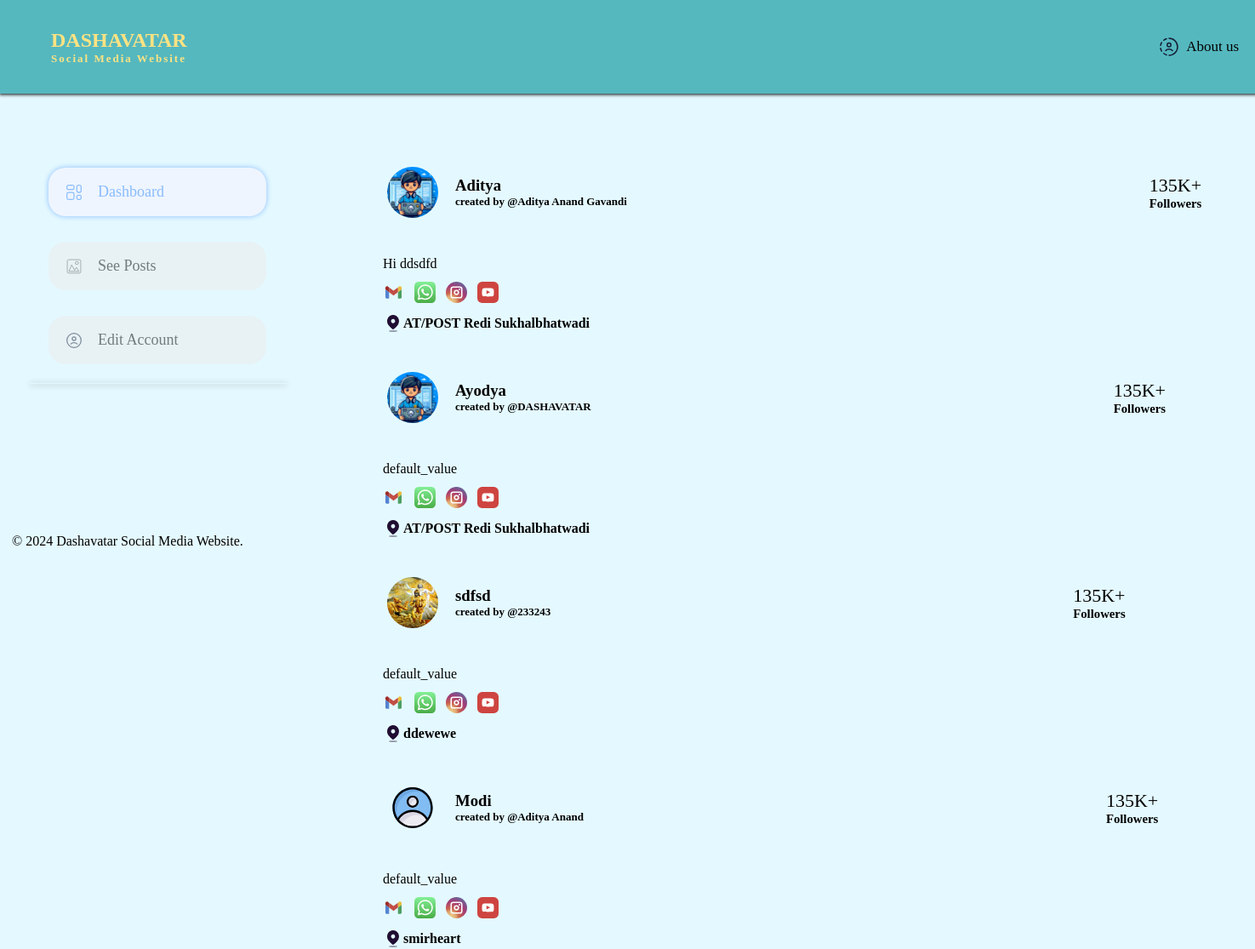
The app's page /dashboard, older data.
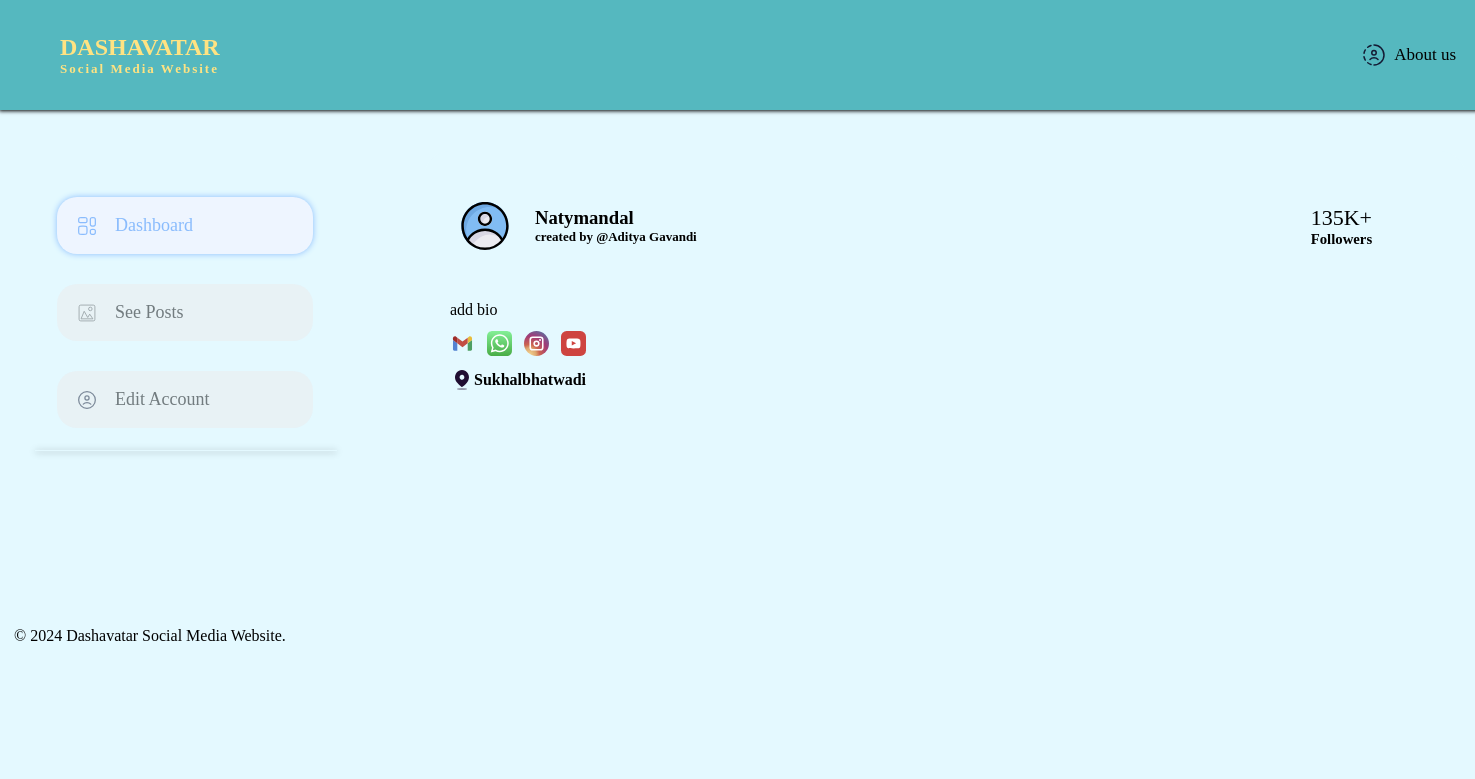
The same page, newer data.
### socialweb/models.py (models this page shows)
class UserRegister(models.Model):
    name = models.CharField(max_length=40,null=True)
    gmail = models.EmailField()
    address = models.CharField(max_length=50,null=True)
    page_name = models.CharField(max_length=100, default='Enter page name',null=True)
    phone_number = models.CharField(max_length=15,null=True)
    password = models.CharField(max_length=10,null=True)
    bio=models.CharField(max_length=100, default='add bio',null=True)
    profile_pic=models.FileField(upload_to="profile_pic/",max_length=250,null=True,default='profile_pic/profilepic.svg')
    date=models.DateTimeField(null=True)

### socialweb/views.py (the view)
# urls.py: path('dashboard',views.dashboard, name='dashboard'),
def dashboard(request):
    user=UserRegister.objects.all()
    return render(request,'dashboardstatic.html',{'User':user})

### templates/dashboardstatic.html (shortened to what this page needs)
{% extends "dashboard.html" %}
{% block static %}
<div class="imgeselected" id="dashboard">
<img src="/static/assets/svg/dashboardselected.svg" alt="" srcset="" />
  <li>Dashboard</li>
</div>
{% endblock %}
{% block dashboard %}
<div class="dashboard">
  {% for u in User %}
<div class="user-account">
    <img
      src="{{ u.profile_pic.url }}"
      alt=""
      srcset=""
      class="Page-profile"
    />
    <h3 class="Page-name">
      {{ u.page_name }}
      <p class="user-name">created by @{{ u.name }}</p>
    </h3>
    <span class="followers-count"
      >135K+
      <h6>Followers</h6>
    </span>
  </div>
  <div class="about">
    <div class="bio">
      <p>
        {{ u.bio }}
      </p>
    </div>
    <div id="links" class="links">
      <a href="mailto:" target="_blank"
        ><div id="Gmail" class="link">
          <img
            src="/static/assets/svg/gmaillogo.svg"
            alt=""
            srcset=""
          /></div
      ></a>
      <a href="tel:+" target="_blank"
        ><div id="whatsapp" class="link">
          <img
            src="/static/assets/svg/whatsapp.svg"
            alt=""
            srcset=""
          /></div
      ></a>
      <a href="http://" target="_blank"
        ><div id="Instagram" class="link">
          <img
            src="/static/assets/svg/instagramlogo.svg"
            alt=""
            srcset=""
          /></div
      ></a>
      <a href="http://" target="_blank"
        ><div id="Youtube" class="link">
          <img
            src="/static/assets/svg/youtubelogo.svg"
            alt=""
            srcset=""
          /></div
      ></a>
    </div>
    <div class="address">
      <img src="/static/assets/svg/locationlogo.svg" alt="" srcset="" />
      <h4 id="location" class="location">{{u.address}}</h4>
    </div>
  </div>
  {% endfor %}
</div>
{% endblock %}

### templates/dashboard.html (shortened to what this page needs)
{% load static %}
<!DOCTYPE html>
<html lang="en">
  <head>
    <link rel="stylesheet" href="{% static 'css/style.css' %}" />
    <link rel="stylesheet" href="{% static 'css/utility.css' %}" />
  </head>
  <body>
    <header class="header">
      <div class="logo">
        <h1 id="wname">DASHAVATAR</h1>
        <h4 id="wtagline">Social Media Website</h4>
      </div>
      <div class="aboutus">
        <img src="/static/assets/svg/aboutus.svg" alt="" srcset="" />About us
      </div>
    </header>
    <nav class="navbar">
      <ul>
        {% block static %}{% endblock %}
        {% block seeposts %}
        <a href="/seepost"><div class="imge" id="upload-post">
          <img src="/static/assets/svg/seeposts.svg" alt="" srcset="" />
          <li>See Posts</li>
        </div></a>
        {% endblock %}
        {% block editaccount %}
        <a href="/editaccount"><div class="imge" id="account">
          <img src="/static/assets/svg/profile.svg" alt="" srcset="" />
          <li>Edit Account</li>
        </div></a>
        {% endblock %}
      </ul>
      <div class="line"></div>
    </nav>
    <div class="container">
      {% block dashboard %}
      {% endblock %}
    </div>
    <footer class="footer">
      <p>&copy; 2024 Dashavatar Social Media Website.</p>
    </footer>
  </body>
</html>

### static/css/style.css (style rules this page uses)
* { margin: 0; padding: 0; }
body { background-color: #e4f9ff; }
.header { display: flex; width: 1486px; height: 60px; justify-content: space-between; padding: 25px; align-items: center; box-shadow: 0px 0px 4px 1px; position: fixed; top: 0; z-index: 1; background-color: #55b8bf; }
.aboutus { padding-right: 55px; font-size: 17px; gap: 8px; align-items: center; justify-content: center; display: flex; transition: all ease-in-out 0.2s; }
.logo { padding-left: 35px; color: #ffe382; }
.logo h1 { font-size: 24px; }
.logo h4 { font-size: 13px; letter-spacing: 2px; }
.navbar { display: flex; flex-direction: column; position: fixed; margin: 35px; width: 300px; top: 116px; height: 449px; }
.navbar a { text-decoration: none; color: rgb(0, 0, 0); }
.navbar ul { list-style-type: none; gap: 30px; display: flex; flex-direction: column; padding-left: 0px; padding-top: 46px; justify-content: center; align-items: center; }
.navbar li { width: 180px; padding: 18px; font-size: large; }
.navbar img { width: 20px; height: 20px; margin-left: 20px; }
.imge { display: flex; flex-direction: row; align-items: center; justify-content: center; background-color: #ebebec; border-radius: 20px; transition: all ease-in-out 0.3s; opacity: 50%; }
.line { width: 302px; height: 1px; margin-top: 22px; opacity: 53%; box-shadow: 0px 1px 7px 0px; }
.footer { display: flex; flex-direction: row; position: fixed; margin: 14px; width: 300px; top: 613px; height: 73px; }
.container { display: flex; flex-direction: column; position: absolute; top: 116px; width: 1040px; min-height: 600px; left: 390px; margin: 35px; overflow: hidden; border-radius: 25px 25px 0px 0px; background-color: #e4f9ff; transition: all 0.3s; }
.user-account { height: 150px; display: flex; align-items: center; padding-left: 30px; gap: 20px; }
.user-account img { width: 60px; height: 60px; border-radius: 50%; }
.user-account p { font-size: 13px; }
.user-account .followers-count { font-size: 22px; padding-left: 594px; }
.links { padding-top: 12px; padding-bottom: 12px; display: flex; flex-direction: row; gap: 12px; }
.link { width: 25px; height: 25px; filter: grayscale(30%); transition: all ease-in-out 0.2s; }
.about { padding-left: 25px; }
.address { display: flex; align-items: center; }

### static/css/utility.css (style rules this page uses)
.imgeselected { display: flex; flex-direction: row; align-items: center; justify-content: center; background-color: #eef5ff; border-radius: 20px; box-shadow: 0px 0px 6px 0px; cursor: pointer; color: #8abcfd; }

Row changes from the older to the newer data that the page shows:
removed UserRegister: profile_pic (picture), page_name "Aditya", name "Aditya Anand Gavandi", bio "Hi ddsdfd", address "AT/POST Redi Sukhalbhatwadi"
removed UserRegister: profile_pic (picture), page_name "Ayodya", name "DASHAVATAR", bio "default_value", address "AT/POST Redi Sukhalbhatwadi"
removed UserRegister: profile_pic (picture), page_name "sdfsd", name "233243", bio "default_value", address "ddewewe"
removed UserRegister: profile_pic (picture), page_name "Modi", name "Aditya Anand", bio "default_value", address "smirheart"
added UserRegister: profile_pic (picture), page_name "Natymandal", name "Aditya Gavandi", bio "add bio", address "Sukhalbhatwadi"
